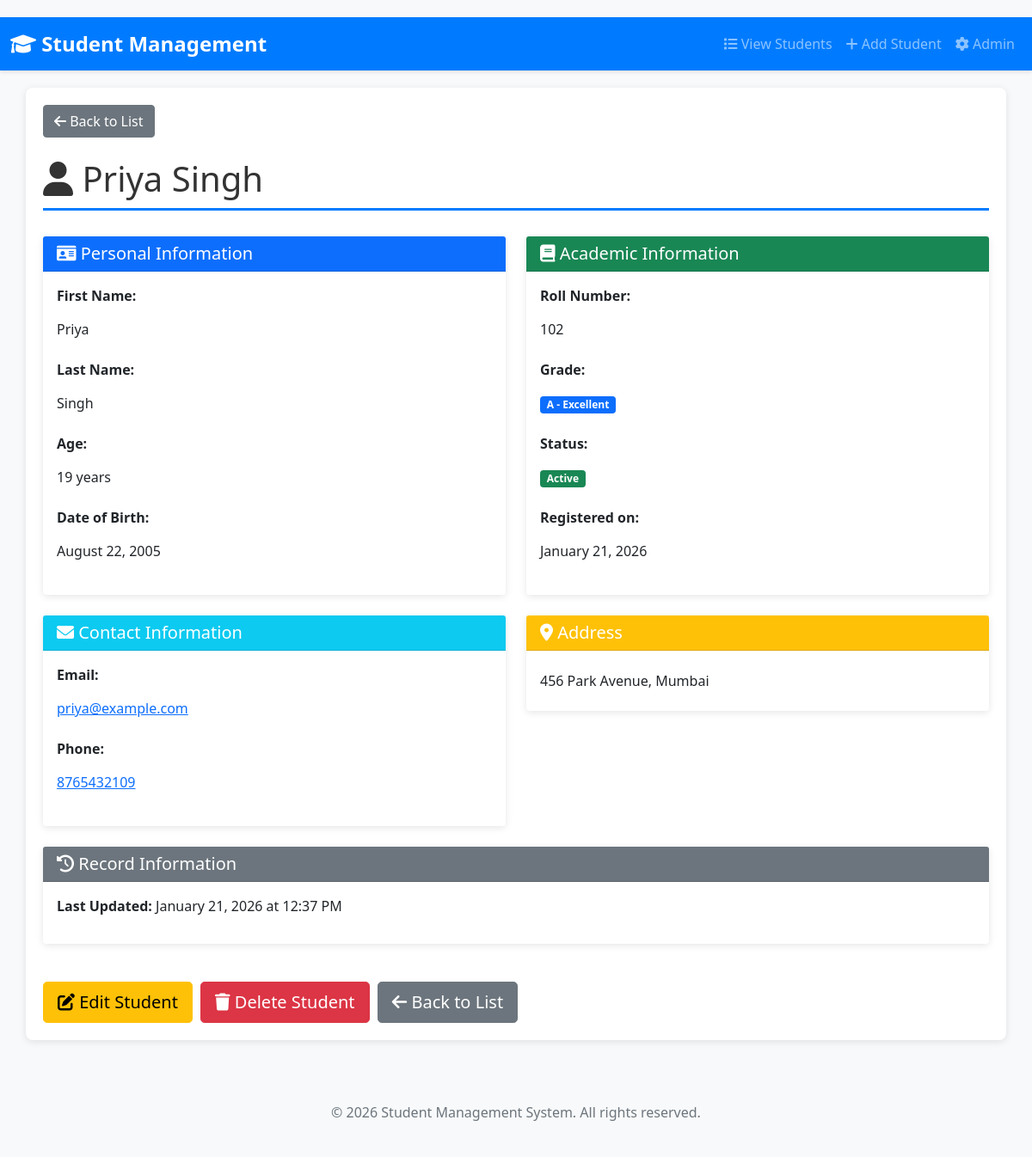
The page /student/2/ on the database its author committed.
### student_app/models.py (models this page shows, shortened)
class Student(models.Model):
    first_name = models.CharField(max_length=100, null=False, blank=False)
    last_name = models.CharField(max_length=100, null=False, blank=False)
    email = models.EmailField(unique=True, null=False, blank=False)
    roll_number = models.IntegerField(unique=True, null=False, blank=False)
    GRADE_CHOICES = [
        ('A', 'A - Excellent'),
        ('B', 'B - Good'),
        ('C', 'C - Average'),
        ('D', 'D - Below Average'),
        ('F', 'F - Fail'),
    ]
    grade = models.CharField(max_length=1, choices=GRADE_CHOICES, null=False, blank=False)
    age = models.IntegerField(null=False, blank=False)
    date_of_registration = models.DateField(auto_now_add=True)
    date_of_birth = models.DateField(null=False, blank=False)
    address = models.TextField(null=False, blank=False)
    phone_number = models.CharField(max_length=15, null=False, blank=False)
    is_active = models.BooleanField(default=True)
    updated_at = models.DateTimeField(auto_now=True)
    class Meta:
        verbose_name = 'Student'
        verbose_name_plural = 'Students'
        ordering = ['-date_of_registration']

### student_app/views.py (the view)
# urls.py: path('student/<int:pk>/', views.StudentDetailView.as_view(), name='student_detail'),
def student_detail(request, pk):
    student = get_object_or_404(Student, pk=pk)
    context = {
        'student': student,  # Single student object
    }
    return render(request, 'student_app/student_detail.html', context)

### student_app/templates/student_app/student_detail.html (shortened to what this page needs)
{% extends 'student_app/base.html' %}
{% block content %}
    <div class="mb-4">
        <a href="{% url 'student_list' %}" class="btn btn-secondary">
            <i class="fas fa-arrow-left"></i> Back to List
        </a>
    </div>
    <h1>
        <i class="fas fa-user"></i> {{ student.first_name }} {{ student.last_name }}
    </h1>
    <div class="row">
        <div class="col-md-6">
            <div class="card mb-4">
                <div class="card-header bg-primary text-white">
                    <h5 class="mb-0">
                        <i class="fas fa-id-card"></i> Personal Information
                    </h5>
                </div>
                <div class="card-body">
                    <div class="mb-3">
                        <label class="form-label"><strong>First Name:</strong></label>
                        <p class="form-control-plaintext">{{ student.first_name }}</p>
                    </div>
                    <div class="mb-3">
                        <label class="form-label"><strong>Last Name:</strong></label>
                        <p class="form-control-plaintext">{{ student.last_name }}</p>
                    </div>
                    <div class="mb-3">
                        <label class="form-label"><strong>Age:</strong></label>
                        <p class="form-control-plaintext">{{ student.age }} years</p>
                    </div>
                    <div class="mb-3">
                        <label class="form-label"><strong>Date of Birth:</strong></label>
                        <p class="form-control-plaintext">
                            {{ student.date_of_birth|date:"F j, Y" }}
                        </p>
                    </div>
                </div>
            </div>
        </div>
        <div class="col-md-6">
            <div class="card mb-4">
                <div class="card-header bg-success text-white">
                    <h5 class="mb-0">
                        <i class="fas fa-book"></i> Academic Information
                    </h5>
                </div>
                <div class="card-body">
                    <div class="mb-3">
                        <label class="form-label"><strong>Roll Number:</strong></label>
                        <p class="form-control-plaintext">{{ student.roll_number }}</p>
                    </div>
                    <div class="mb-3">
                        <label class="form-label"><strong>Grade:</strong></label>
                        <p class="form-control-plaintext">
                            <span class="badge bg-primary">
                                {{ student.get_grade_display }}
                            </span>
                        </p>
                    </div>
                    <div class="mb-3">
                        <label class="form-label"><strong>Status:</strong></label>
                        <p class="form-control-plaintext">
                            {% if student.is_active %}
                                <span class="badge bg-success">Active</span>
                            {% else %}
                                <span class="badge bg-danger">Inactive</span>
                            {% endif %}
                        </p>
                    </div>
                    <div class="mb-3">
                        <label class="form-label"><strong>Registered on:</strong></label>
                        <p class="form-control-plaintext">
                            {{ student.date_of_registration|date:"F j, Y" }}
                        </p>
                    </div>
                </div>
            </div>
        </div>
    </div>
    <div class="row">
        <div class="col-md-6">
            <div class="card mb-4">
                <div class="card-header bg-info text-white">
                    <h5 class="mb-0">
                        <i class="fas fa-envelope"></i> Contact Information
                    </h5>
                </div>
                <div class="card-body">
                    <div class="mb-3">
                        <label class="form-label"><strong>Email:</strong></label>
                        <p class="form-control-plaintext">
                            <a href="mailto:{{ student.email }}">
                                {{ student.email }}
                            </a>
                        </p>
                    </div>
                    <div class="mb-3">
                        <label class="form-label"><strong>Phone:</strong></label>
                        <p class="form-control-plaintext">
                            <a href="tel:{{ student.phone_number }}">
                                {{ student.phone_number }}
                            </a>
                        </p>
                    </div>
                </div>
            </div>
        </div>
        <div class="col-md-6">
            <div class="card mb-4">
                <div class="card-header bg-warning text-white">
                    <h5 class="mb-0">
                        <i class="fas fa-map-marker-alt"></i> Address
                    </h5>
                </div>
                <div class="card-body">
                    <p class="form-control-plaintext">
                        {{ student.address }}
                    </p>
                </div>
            </div>
        </div>
    </div>
    <div class="row">
        <div class="col-md-12">
            <div class="card">
                <div class="card-header bg-secondary text-white">
                    <h5 class="mb-0">
                        <i class="fas fa-history"></i> Record Information
                    </h5>
                </div>
                <div class="card-body">
                    <p>
                        <strong>Last Updated:</strong>
                        {{ student.updated_at|date:"F j, Y \a\t g:i A" }}
                    </p>
                </div>
            </div>
        </div>
    </div>
    <div class="mt-4">
        <a href="{% url 'student_update' student.pk %}" class="btn btn-warning btn-lg">
            <i class="fas fa-edit"></i> Edit Student
        </a>
        <a href="{% url 'student_delete' student.pk %}" class="btn btn-danger btn-lg">
            <i class="fas fa-trash"></i> Delete Student
        </a>
        <a href="{% url 'student_list' %}" class="btn btn-secondary btn-lg">
            <i class="fas fa-arrow-left"></i> Back to List
        </a>
    </div>
{% endblock %}

### student_app/templates/student_app/base.html (style rules this page uses)
body { padding-top: 20px; background-color: #f8f9fa; }
h1 { color: #333; margin-bottom: 30px; border-bottom: 3px solid #007bff; padding-bottom: 10px; }
.card { border: none; box-shadow: 0 2px 8px rgba(0,0,0,0.1); margin-bottom: 20px; }
.btn { margin-right: 5px; }

### rows shown on the page
Student: first_name "Priya", last_name "Singh", age "19", date_of_birth "August 22, 2005", roll_number "102", grade "A - Excellent", date_of_registration "January 21, 2026", email "priya@example.com", phone_number "8765432109", address "456 Park Avenue, Mumbai", updated_at "January 21, 2026 at 12:37 PM"
